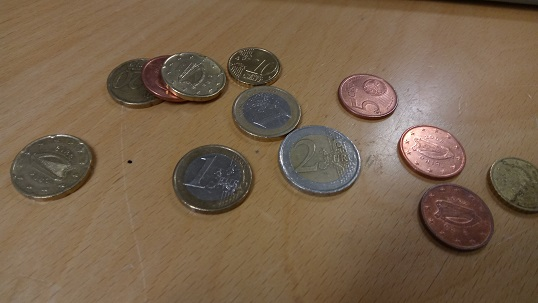
#> input picture cwBP/euro-coin-detector-master/data/1.jpg, 538 x 303 px, given as the content of the folder data/Xc/1c, which was not available
$ python classifier_trainer.py
#> lines starting #> are read from the running program, lines starting #| are printed output that depends on the picture; pictures that were not available may be replaced by others from this repository, and a replacement may not be noted
#! /usr/bin/python
CLASSIFIER_COMMENT = """
    Euro Coin Detector Classifier
    Created by Chen Yumin (http://chenyumin.com)
////////////////////////////////////////////////////////////////////////////////
 This software is provided by the copyright holders and contributors 'as is' and
 any express or implied warranties, including, but not limited to, the implied
 warranties of merchantability and fitness for a particular purpose are disclaimed.
 In no event shall the Intel Corporation or contributors be liable for any direct,
 indirect, incidental, special, exemplary, or consequential damages
 (including, but not limited to, procurement of substitute goods or services;
 loss of use, data, or profits; or business interruption) however caused
 and on any theory of liability, whether in contract, strict liability,
 or tort (including negligence or otherwise) arising in any way out of
 the use of this software, even if advised of the possibility of such damage.
////////////////////////////////////////////////////////////////////////////////
"""

import numpy as np
import cv2
import os
import pandas
import json
import csv


class Coin:
    """Coin class for a euro coin."""

    def __init__(self, src):
        """Initializes the euro coin object."""

        # If source is a dictionary, creating from cache
        if isinstance(src, dict):
            self.hue = int(src['hue'])
            self.saturation = int(src['saturation'])
            self.lightness = int(src['lightness'])
            self.luma = int(src['luma'])
            self.blue_diff = int(src['blue_diff'])
            self.red_diff = int(src['red_diff'])
            return

        # Else source is a bgr stream image
        bgr = src

        # Convert to YUV color space
        self.yuv = cv2.cvtColor(bgr, cv2.COLOR_BGR2YUV)
        # Contrast stretching, equalize the histogram of the Y channel
        self.yuv[:,:,0] = cv2.equalizeHist(self.yuv[:,:,0])
        # convert the YUV image back to RGB format
        self.bgr = cv2.cvtColor(self.yuv, cv2.COLOR_YUV2BGR)
        self.gray = cv2.cvtColor(self.bgr, cv2.COLOR_BGR2GRAY)
        self.hsv = cv2.cvtColor(self.bgr, cv2.COLOR_BGR2HSV)
        width, height, depth = img.shape
        self.r = width / 2
        self.__process_color()

    def __process_color(self):
        """Process the colors of this coin's center area."""
        # Only use half of the coin area to determine it's center color
        r = self.r * 0.5

        # Hue, Saturation and Lightness
        roi = self.hsv[int(self.r-r):int(self.r+r), int(self.r-r):int(self.r+r)]
        if len(roi) > 0:
            self.hue = (sum([pixel[0] for rows in roi for pixel in rows])
                / len(roi) / len(roi[0]))
            self.saturation = (sum([pixel[1] for rows in roi for pixel in rows])
                / len(roi) / len(roi[0]))
            self.lightness = (sum([pixel[2] for rows in roi for pixel in rows])
                / len(roi) / len(roi[0]))

        # Luma and Chrominance
        roi = self.yuv[int(self.r-r):int(self.r+r), int(self.r-r):int(self.r+r)]
        if len(roi) > 0:
            self.luma = (sum([pixel[0] for rows in roi for pixel in rows])
                / len(roi) / len(roi[0]))
            self.blue_diff = (sum([pixel[1] for rows in roi for pixel in rows])
                / len(roi) / len(roi[0]))
            self.red_diff = (sum([pixel[2] for rows in roi for pixel in rows])
                / len(roi) / len(roi[0]))


class ContinuousFeature:
    """This class helps to analyze a continous feature"""

    columns = ['Count', 'Min', '1st Quart', 'Mean', 'Median', '3rd Quart',
        'Max', 'Std Dev']

    def __init__(self, data):
        self.count = len(data)
        self.minimum = (min(data))
        self.maximum = (max(data))
        self.mean = (sum(data) / float(len(data)))
        self.f_quartile = (np.percentile(data, 25))
        self.t_quartile = (np.percentile(data, 75))
        self.median = (np.median(np.array(data)))
        self.std_deviation = (np.std(data))
        self.hist, bin_edges = np.histogram(data, bins=range(256))
        self.hist = self.hist.tolist()

    def to_list(self):
        return [self.count, self.minimum, self.f_quartile, self.mean,
            self.median, self.t_quartile, self.maximum, self.std_deviation]

    def to_dict(self):
        d = {}
        d.update(vars(self))
        return d


if __name__ == "__main__":
    # If this script is running as a standalone program

    classifier = {
        '__comment': CLASSIFIER_COMMENT.split("\n"),
        'author': 'Chen Yumin',
        'website': 'http://chenyumin.com',
        'name': 'Euro Coin Detector Classifier',
        'version': '1.0.0',
        'classification': {}
    }

    denominations = {'1c':'Xc/1c', '2c':'Xc/2c', '5c':'Xc/5c', 'Xc':'Xc',
        '10c':'X0c/10c', '20c':'X0c/20c', '50c':'X0c/50c', 'X0c':'X0c',
        '1e':'1e', '2e':'2e'}


    for d in denominations:

        print('Processing "' + d + '" denomination...')

        coins = {}
        new_count = 0
        cache_count = 0

        # If cache file exists, read from cache
        try:
            with open('cache/' + d + '.csv') as csvfile:
                reader = csv.DictReader(csvfile)
                for row in reader:
                    coins[row['filename']] = Coin(row)
        except:
            pass

        for root, dirs, files in os.walk('data/' + denominations[d]):
            for f in files:
                if root.startswith('data/.git'):
                    # Skip .git folder
                    continue
                if f in coins:
                    # Skip cached data
                    cache_count += 1
                    continue

                file_name = os.path.join(root, f)
                #print('Processing ' + file_name + '...')
                img = cv2.imread(file_name)
#> img is the input picture: shape (303, 538, 3); mean B, G, R 76.6, 98.8, 120
                coins[f] = Coin(img)
#> in __init__, `self.yuv = cv2.cvtColor(bgr, cv2.COLOR_BGR2YUV)`: self.yuv: shape (303, 538, 3); mean of channels 0, 1, 2 102.6, 115.2, 143.3
#> in __init__, `self.yuv[:,:,0] = cv2.equalizeHist(self.yuv[:,:,0])`: self.yuv: shape (303, 538, 3); mean of channels 0, 1, 2 129.9, 115.2, 143.3
#> in __init__, `self.bgr = cv2.cvtColor(self.yuv, cv2.COLOR_YUV2BGR)`:
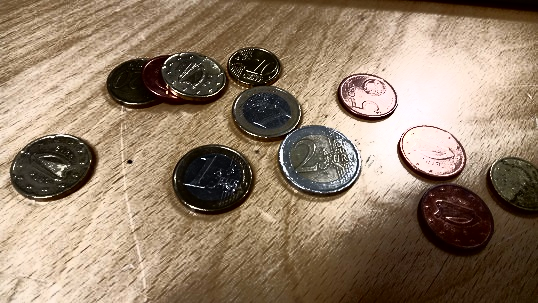
#> self.bgr: shape (303, 538, 3); mean B, G, R 104.5, 126.1, 147
#> in __init__, `self.gray = cv2.cvtColor(self.bgr, cv2.COLOR_BGR2GRAY)`:
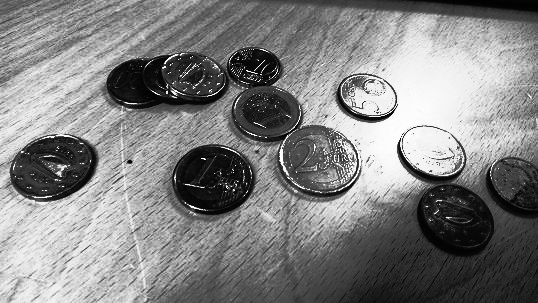
#> self.gray: shape (303, 538); min 0, max 254, mean 129.8
#> in __init__, `self.hsv = cv2.cvtColor(self.bgr, cv2.COLOR_BGR2HSV)`: self.hsv: shape (303, 538, 3); mean H, S, V 20.1, 100.1, 147.2
#> in __process_color, `roi = self.hsv[int(self.r-r):int(self.r+r), int(self.r-r):int(self.r+r)]`: roi: shape (152, 152, 3); mean H, S, V 23.2, 108.7, 135.7
#> in __process_color, `self.hue = (sum([pixel[0] for rows in roi for pixel in rows]) / len(ro..`: self.hue = 23.18
#> in __process_color, `self.saturation = (sum([pixel[1] for rows in roi for pixel in rows]) /..`: self.saturation = 108.7
#> in __process_color, `self.lightness = (sum([pixel[2] for rows in roi for pixel in rows]) / ..`: self.lightness = 135.7
#> in __process_color, `roi = self.yuv[int(self.r-r):int(self.r+r), int(self.r-r):int(self.r+r)]`: roi: shape (152, 152, 3); mean of channels 0, 1, 2 118.2, 114.5, 142.8
#> in __process_color, `self.luma = (sum([pixel[0] for rows in roi for pixel in rows]) / len(r..`: self.luma = 118.2
#> in __process_color, `self.blue_diff = (sum([pixel[1] for rows in roi for pixel in rows]) / ..`: self.blue_diff = 114.5
#> in __process_color, `self.red_diff = (sum([pixel[2] for rows in roi for pixel in rows]) / l..`: self.red_diff = 142.8

                new_count += 1

        # Cache processed data
        with open('cache/' + d + '.csv', 'w') as csvfile:
            fieldnames = ['filename', 'hue', 'saturation', 'lightness',
                'luma', 'blue_diff', 'red_diff']
            writer = csv.DictWriter(csvfile, fieldnames=fieldnames)
            writer.writeheader()

            # Write the coins to cache
            for f in coins:
                writer.writerow({
                    'filename': f,
                    'hue': coins[f].hue,
                    'saturation': coins[f].saturation,
                    'lightness': coins[f].lightness,
                    'luma': coins[f].luma,
                    'blue_diff': coins[f].blue_diff,
                    'red_diff': coins[f].red_diff
                })
#> this loop made 1 pass
#> f on pass 1: '1.jpg'

        print("Gathered " + str(cache_count + new_count) + " items, " +
            str(cache_count) + " of which are from cache.")

        hue = ContinuousFeature([c.hue for c in coins.itervalues()])
#> in __init__, `self.count = len(data)`: self.count = 1
#> in __init__, `self.minimum = (min(data))`: self.minimum = 23.18
#> in __init__, `self.std_deviation = (np.std(data))`: self.std_deviation = 0
#> in __init__, `self.hist, bin_edges = np.histogram(data, bins=range(256))`: self.hist = 255 values, max 1 at index 23, min 0 at index 0, mean 0.00392; bin_edges = 256 values from 0 to 255
        saturation = ContinuousFeature([c.saturation for c in coins.itervalues()])
        lightness = ContinuousFeature([c.lightness for c in coins.itervalues()])
        luma = ContinuousFeature([c.luma for c in coins.itervalues()])
        blue_diff = ContinuousFeature([c.blue_diff for c in coins.itervalues()])
        red_diff = ContinuousFeature([c.red_diff for c in coins.itervalues()])

        result = [hue, saturation, lightness]

        classifier['classification'][d] = {
            'hue': hue.to_dict(),
            'saturation': saturation.to_dict(),
            'lightness': lightness.to_dict(),
            'luma': luma.to_dict(),
            'blue_diff': blue_diff.to_dict(),
            'red_diff': red_diff.to_dict()
            }

        # Generate Reports
        df = pandas.DataFrame([
            hue.to_list(),
            saturation.to_list(),
            lightness.to_list(),
            luma.to_list(),
            blue_diff.to_list(),
            red_diff.to_list()

            ], index=['Hue', 'Saturation', 'Lightness', 'Luma', 'Blue Difference', 'Red Difference'])
#> df = table of 6 rows and 8 columns
        df.columns = ContinuousFeature.columns
#> (the run stopped early here; a loop or call above may not have finished)

$ run again, on cwBP/euro-coin-detector-master/data/5.jpg
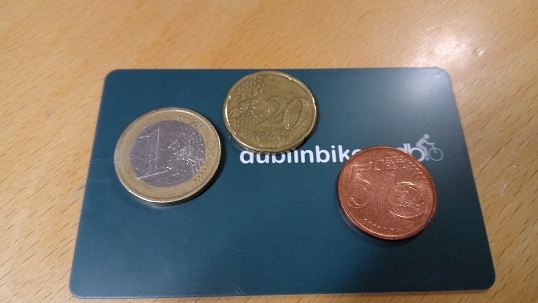
#> input picture cwBP/euro-coin-detector-master/data/5.jpg, 538 x 303 px, given as the content of the folder data/Xc/1c, which was not available
#> img is the input picture: shape (303, 538, 3); mean B, G, R 105.5, 119.4, 129.8
#> in __init__, `self.bgr = cv2.cvtColor(self.yuv, cv2.COLOR_YUV2BGR)`:
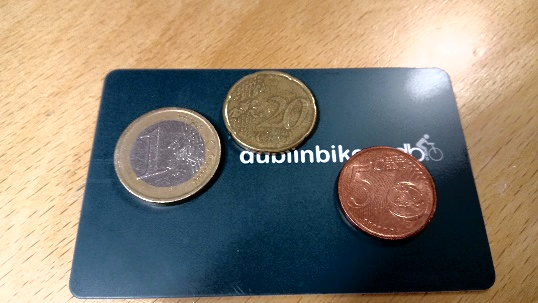
#> self.bgr: shape (303, 538, 3); mean B, G, R 112.6, 126.8, 136.2
#> in __init__, `self.gray = cv2.cvtColor(self.bgr, cv2.COLOR_BGR2GRAY)`:
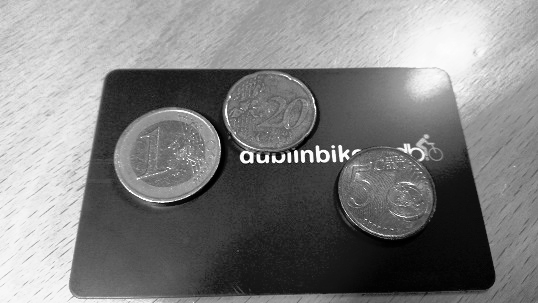
#> self.gray: shape (303, 538); min 0, max 255, mean 128.1
#> self.hsv: shape (303, 538, 3); mean H, S, V 54, 123.4, 154.6
#> self.hue = 84.03
#> self.saturation = 122.6
#> self.luma = 99.3
#> self.blue_diff = 131.5
#> self.red_diff = 121.9
#> the loop `for f in coins:` made 1 pass
#> f on pass 1: '5.jpg'
#> self.count = 1
#> self.minimum = 84.03
#> self.std_deviation = 0
#> self.hist = 255 values, max 1 at index 84, min 0 at index 0, mean 0.00392; bin_edges = 256 values from 0 to 255
#> df = table of 6 rows and 8 columns
